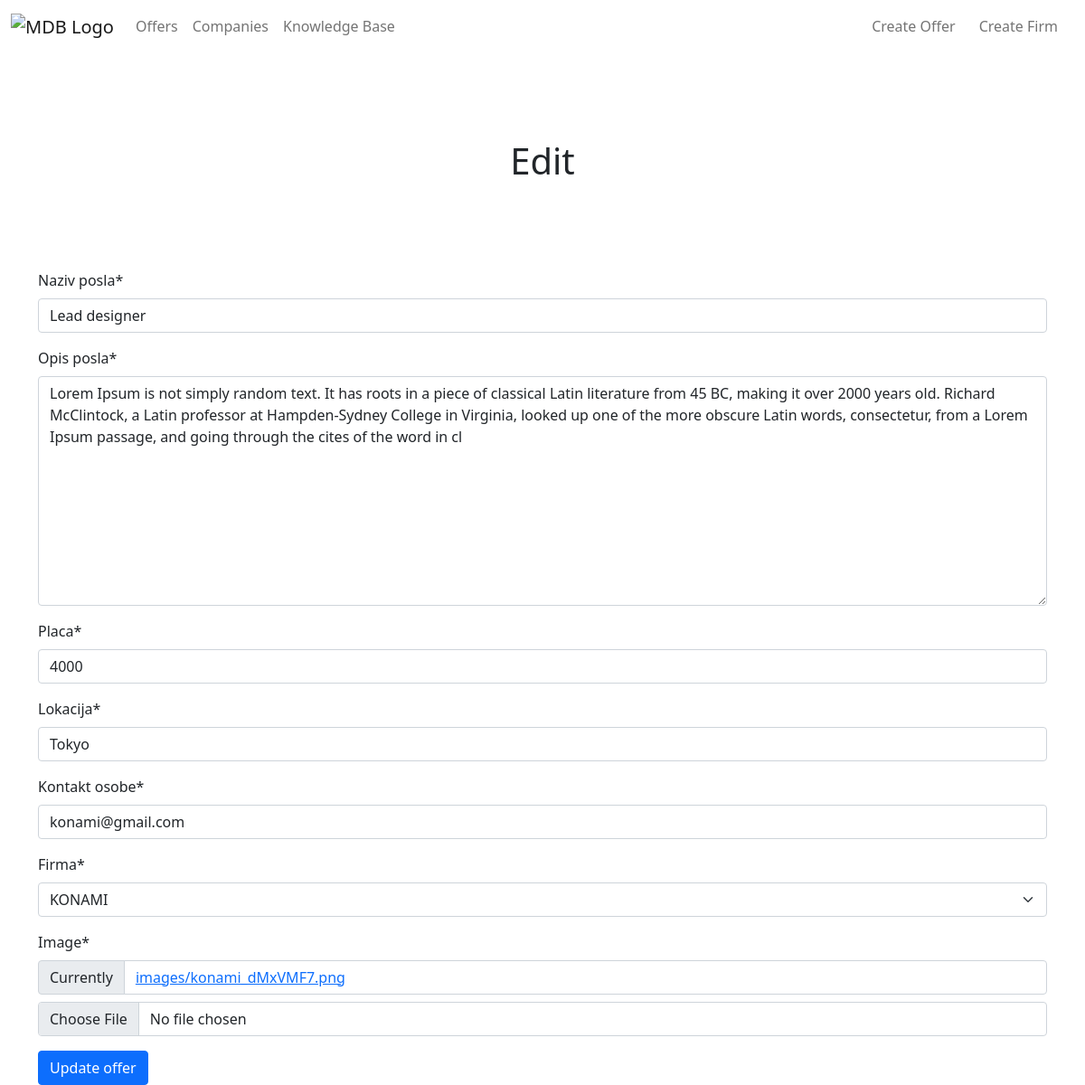
/dashboard/offer/edit/11/, run on the app's committed database.
### dashboard/models.py (models this page shows, shortened)
class Posao(models.Model):
    naziv_posla = models.CharField(max_length=50)
    opis_posla = models.TextField()
    placa = models.PositiveBigIntegerField()
    lokacija = models.CharField(max_length=50)
    kontakt_osobe = models.EmailField(max_length=50)
    firma = models.ForeignKey(Firma, on_delete=models.CASCADE)
    datum_izrade= models.DateTimeField(default=datetime.now, blank=True)
    image = models.ImageField(default = "images/default.png",upload_to="images")
    class Meta:
        ordering = ("naziv_posla",)
        verbose_name = "Posao"
        verbose_name_plural = "Poslovi"

### dashboard/views.py (the view)
# urls.py: path("offer/edit/<int:pk>/", views.OfferUpdateView.as_view(), name="edit-offer"),
class OfferUpdateView(UpdateView):
    model = Posao
    fields = [
        "naziv_posla",
        "opis_posla",
        "placa",
        "lokacija",
        "kontakt_osobe",
        "firma",
        "image",
    ]
    template_name = "update.html"
    success_url = "/"

### dashboard/models.py (called while the page is built)
    def __str__(self):
        return self.naziv_firme

### dashboard/templates/update.html (shortened to what this page needs)
{% extends 'base.html' %}
{% load crispy_forms_tags %}
{% block content %}
<div class="p-5 mt-5 text-center">
  <h1 class="mb-5">Edit</h1>
</div>
<div class="container">
  <form method="post" enctype="multipart/form-data">
    {{form|crispy}}
    <button class="btn btn-primary" type="submit">Update offer</button>
  </form>
</div>
{% endblock %}

### data on the page
Posao: naziv_posla "Lead designer", opis_posla "Lorem Ipsum is not simply random text. It has roots in a piece of classical Latin literature from 45 BC, making it over 2000 years old. Richard McClintock, a Latin professor at Hampden-Sydney College in Virginia, looked up one of the more obscure Latin words, consectetur, from a Lorem Ipsum passage, and going through the cites of the word in cl", placa "4000", lokacija "Tokyo", kontakt_osobe "konami@gmail.com", firma "KONAMI"
